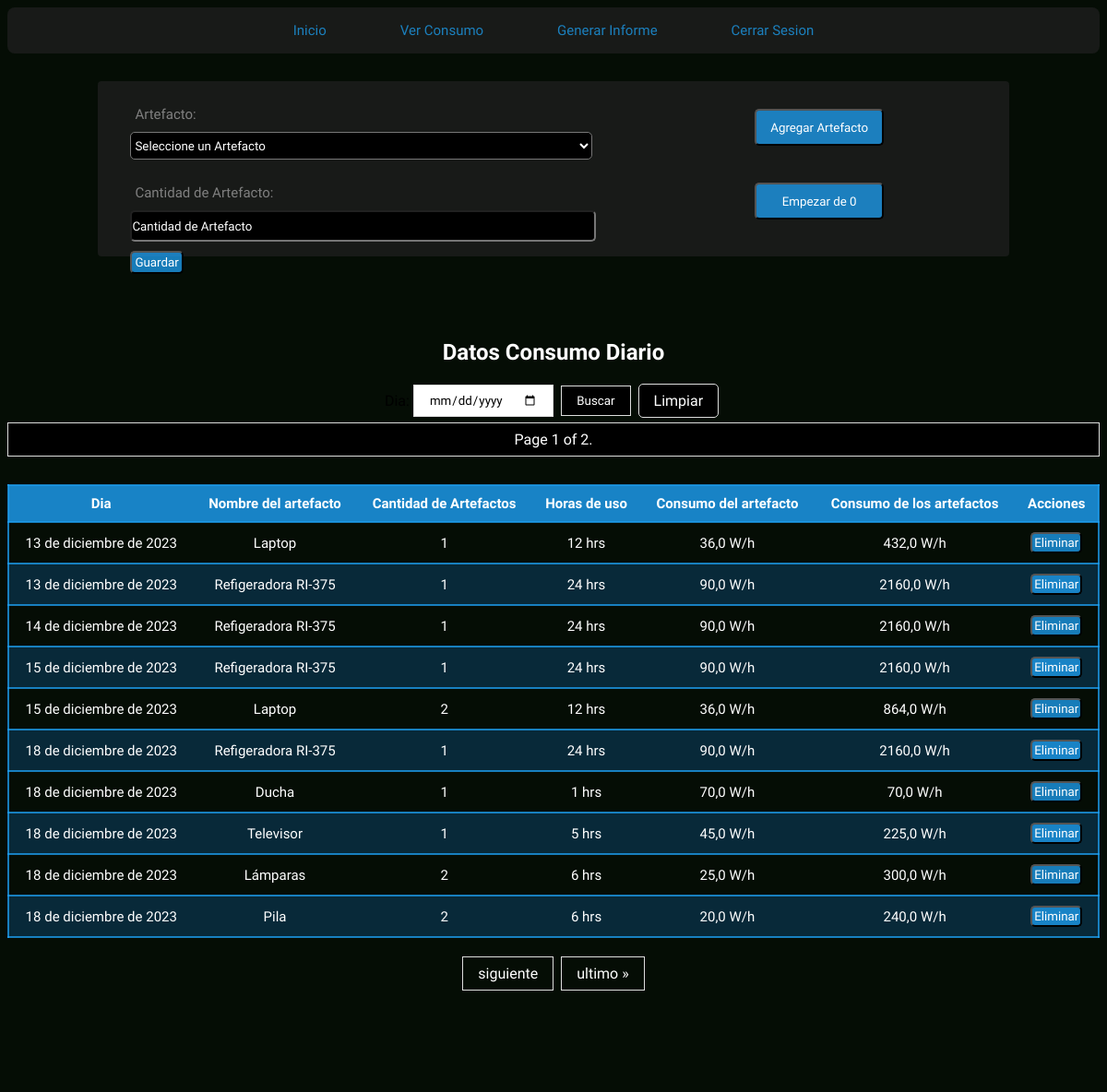
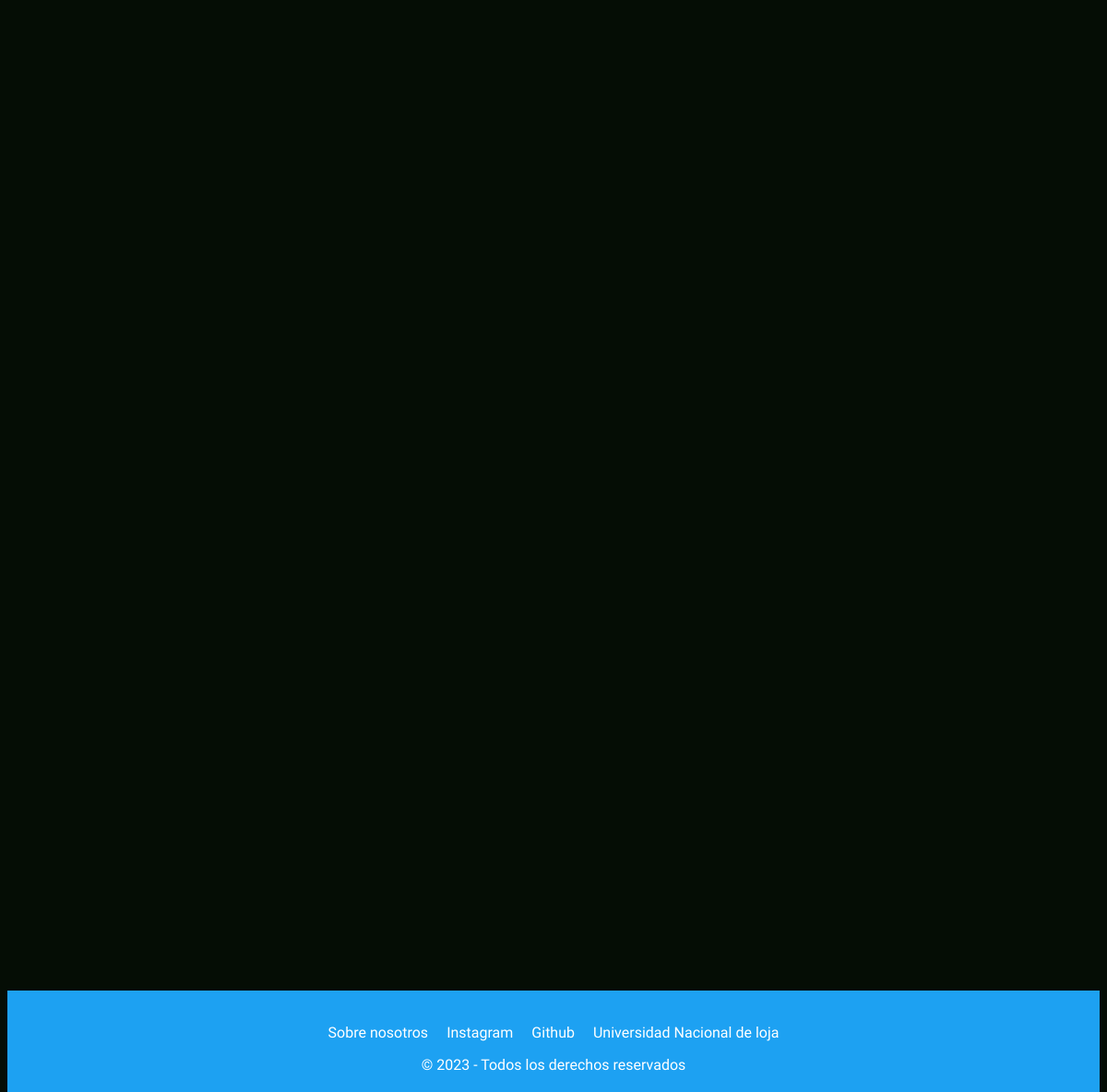
/paginaUsuario/inventario/ (signed in), run on the app's committed database (2 pictures, top to bottom).
### energy/models.py (models this page shows, shortened)
class Inventario(models.Model):
    user = models.ForeignKey(User, on_delete=models.CASCADE)
    artefacto = models.ForeignKey(Artefacto, on_delete=models.SET_NULL, null=True, related_name="artefacto_list")
    dia = models.DateField(default=datetime.now)
    cantidad_artefacto = models.PositiveIntegerField()
    consumo_artefacto = models.FloatField(default=0)

class Artefacto(models.Model):
    user = models.ForeignKey(User, on_delete=models.CASCADE)
    nombre_artefacto = models.CharField(max_length=20)
    consumo_wh = models.FloatField(default=0)
    horas_de_uso = models.PositiveIntegerField(default=0)
    def __str__(self):
        return f"{self.nombre_artefacto}"

### energy/views.py (the view, shortened to what this page needs)
# urls.py: path('paginaUsuario/inventario/', inventario, name="inventario"),
def inventario(request):
    if request.user.is_anonymous:
        return redirect('home')
    if request.user.is_authenticated:
        inventario_artefacto = Inventario.objects.filter(user=request.user)
        consumo_diario_del_mes = Informe.objects.filter(user=request.user)
        if request.method == 'GET':
            form = InventarioForm(user=request.user)
            inventario_artefacto = inventario_artefacto.order_by('dia')
            paginacion_inventario = Paginator(inventario_artefacto, 10)
            numero_pagina = request.GET.get('page')
            inventario_artefacto = paginacion_inventario.get_page(numero_pagina)
            return render(request, 'energy/home/inventario.html', {
                'form': form,
                'inventario_artefacto': inventario_artefacto,
                'consumo_diario': consumo_diario_del_mes,
                'eliminar_inventario': eliminar_inventario,
                'filtrar_inventario': FiltrarInventarioForm
            })
        return render(request, 'energy/home/inventario.html', {
            'eliminar': eliminar_artefacto_inventario,
            'ver_todo': Inventario.objects.filter(user=request.user),
        })

### energy/forms.py
class InventarioForm(forms.ModelForm):
    artefacto = forms.ModelChoiceField(
        widget=forms.Select(attrs={'placeholder': 'Artefacto'}),
        queryset=Artefacto.objects.all(),  # Inicialmente todos los artefacto, se actualizará en el __init__
        empty_label='Seleccione un Artefacto',
        required=True,
    )
    class Meta:
        model = Inventario
        fields = ('artefacto', 'cantidad_artefacto')
        widgets = {
            'cantidad_artefacto': forms.NumberInput(attrs={'placeholder': 'Cantidad de Artefacto'}),
        }
        labels = {
            'artefacto': 'Artefacto',
            'cantidad_artefacto': 'Cantidad de Artefacto',
        }
    def __init__(self, user, *args, **kwargs):
        super(InventarioForm, self).__init__(*args, **kwargs)
        self.fields['artefacto'].queryset = Artefacto.objects.filter(user=user)

### energy/templates/energy/home/inventario.html (shortened to what this page needs)
{% load static %}
<!DOCTYPE html>
<html lang="en">
<head>
    <link rel="stylesheet" href="{% static 'energy/css/inventario.css' %}">
</head>
<body>
    <nav class="menu">
        <a href="{% url 'paginaUsuario' %}">Inicio</a>
        <a href="{% url 'proyecciones' %}">Ver Consumo</a>
        <a href="{% url 'informe' %}">Generar Informe</a>
        <a href="{% url 'cerrarSesion' %}">Cerrar Sesion</a>
    </nav>
    <div class="contenedor">
        <div class="formulario">
            <div class="form_content">
                <form method="post" action="{% url 'inventario' %}">
                    {{ form.as_p }}
                    <button type="submit">Guardar</button>
                  </form>
            </div>
            <div class="form_buttons">
                <button type="submit" ><a href="{% url 'artefacto' %}">Agregar Artefacto</a></button>
                <button type="submit"><a href="{% url 'eliminarInventario' %}"> Empezar de 0</a></button>
            </div>
        </div>
    </div>
<section class="section">
    <h1>Datos Consumo Diario</h1>
<form method="post" class="filtrar_artefacto">
    {{ filtrar_inventario }}
    <button type="submit"> Buscar</button>
    <a type="button"  class="ver_todo" href="{% url 'inventario' %}">Limpiar</a>
</form>
 <span class="current">
            Page {{ inventario_artefacto.number }} of {{ inventario_artefacto.paginator.num_pages }}.
 </span>
<table>
  <tr>
      <th>Dia</th>
      <th>Nombre del artefacto</th>
      <th>Cantidad de Artefactos</th>
      <th>Horas de uso</th>
      <th>Consumo del artefacto</th>
      <th>Consumo de los artefactos</th>
      <th>Acciones</th>
  </tr>
  {% for inventario in inventario_artefacto %}
    <tr>
        <td>{{ inventario.dia }}</td>
        <td>{{ inventario.artefacto.nombre_artefacto }}</td>
        <td>{{ inventario.cantidad_artefacto }}</td>
        <td>{{ inventario.artefacto.horas_de_uso }} hrs</td>
        <td>{{ inventario.artefacto.consumo_wh }} W/h</td>
        <td>{{ inventario.consumo_artefacto }} W/h</td>
        <td>
        <form method="post" action="{% url 'eliminarArtefactoInventario' inventario.id %}">
          <button type="submit">Eliminar</button>
        </form>
        </td>
    </tr>
  {% endfor %}
</table>
<div class="pagination">
    <span class="step-links">
        {% if inventario_artefacto.has_next %}
            <a href="?page={{ inventario_artefacto.next_page_number }}">siguiente</a>
            <a href="?page={{ inventario_artefacto.paginator.num_pages }}">ultimo &raquo;</a>
        {% endif %}
    </span>
</div>
</section>
<footer>
    <nav class="navbarContactos">
        <ul class="contactos">
            <li><a href="{% url 'nosotros' %}">Sobre nosotros</a></li>
            <li><a href="https://www.instagram.com/foranix/">Instagram</a></li>
            <li><a href="https://github.com/SantiagoTamayo2002/energy_page#energy_page">Github</a></li>
            <li><a href="https://www.unl.edu.ec/">Universidad Nacional de loja</a></li>
        </ul>
    </nav>
    <p>&copy; 2023 - Todos los derechos reservados</p>
</footer>
</body>
</html>

### energy/static/energy/css/inventario.css (style rules this page uses)
* { padding: 0; margin-bottom: 0; font-family: 'livvic', sans-serif; }
body { background-color: #050d05; }
.menu { position: relative; width: 100%; height: 50px; background: #222222ab; border-radius:8px; display: flex; justify-content: center; align-items: center; z-index: 2; }
.menu a { position: relative; display: inline-block; font-size: 15px; font-weight: 500; color: #1da0f2c2; text-decoration: none; padding: 13px 35px; margin: 5px; z-index: 2; transition: color .5s; }
.menu a::after { content: ''; background: linear-gradient(10deg, #222222ab, #1da0f2c2); width: 100%; height: 100%; border-radius: 8px; position: absolute; top: 100%; left: 50%; transform: translate(-50%, -50%); z-index: -1; opacity: 0; transition: top .5s, opacity .5s; }
h1 { color: white; text-align: center; }
.contenedor { display: flex; justify-content: center; }
.formulario { display: flex; margin-top: 30px; margin-bottom: 20px; padding: 0 20px; width: 80%; border-radius: 4px; background-color: #222222ab; }
.form_content { padding: 10px; width: 60%; height: 170px; }
.form_content input { width: 90%; height: 30px; border-radius: 5px; margin-top: 10px; margin-left: 5px; background-color: black; color: white; }
.form_content input::placeholder { color: white; }
.form_content select { width: 90%; height: 30px; border-radius: 5px; margin: 10px 0; margin-left: 5px; background-color: black; color: white; cursor: pointer; }
.form_content label { color: grey;; font-size: 15px; margin-left: 10px; }
.form_content button { margin-top: 10px; margin-left: 5px; color: white; background-color: #1da0f2c2; padding: 3px; border-radius: 5px; cursor: pointer; }
.form_buttons { width: 40%; flex-direction: column; text-align: center; }
.form_buttons button { display: inline; width: 140px; height: 40px; margin: 10px 80px; margin-top: 30px; background-color: #1da0f2c2; border-radius: 5px; }
.form_buttons button a { text-decoration: none; color: #fff; width: 600px; }
.section { margin-top: 70px; }
table { font-family: 'Livvic', Courier, monospace; width: 100%; height: 50vh; font-size: 15px; text-align: left; color: white; border-collapse: collapse; margin-top: 30px; }
table button { background-color: #1da0f2c2; padding: 2px; border-radius: 5px; color: #fff; cursor: pointer; }
th { font-weight: bolder; text-align: left; background-color: #1da0f2c2; }
tr { border: 2px solid #1da0f2c2; text-align: center; padding: 8px; }
tbody tr:nth-child(odd) { background-color: #0a324ac2; }
th { text-align: center; align-content: center; padding: 10px; }
td { text-align: center; padding: 10px; }
.pagination { display: flex; justify-content: center; align-items: center; margin-top: 20px; }
.pagination a { color: #ffffff; float: left; padding: 8px 16px; text-decoration: none; transition: background-color .3s; border: 1px solid #ddd; }
.step-links { display: flex; align-items: center; justify-content: center; }
.step-links a { padding: 8px 16px; text-decoration: none; border: 1px solid #ddd; margin: 0 4px; }
.current { color: #ffffff; margin: 5px auto; padding: 8px 16px; text-decoration: none; border: 1px solid #ddd; background-color: #000; display: block; text-align: center; }
.filtrar_artefacto { display: flex; justify-content: center; align-items: center; margin-top: 20px; }
.filtrar_artefacto input { padding: 8px 16px; text-decoration: none; border: 1px solid #ddd; margin: 0 4px; }
.filtrar_artefacto button { padding: 8px 16px; text-decoration: none; border: 1px solid #ddd; margin: 0 4px; background-color: #000; color: #ffffff; cursor: pointer; }
.ver_todo { display: inline-block; padding: 8px 16px; text-decoration: none; border: 1px solid #ddd; margin: 0 4px; background-color: #000; color: #ffffff; cursor: pointer; border-radius: 5px; }
footer { background-color: #1DA1F2; color: white; padding: 20px; text-align: center; position: fixed; bottom: 0; width: 100%; box-sizing: border-box; }
.contactos { display: flex; justify-content: center; align-items: center; list-style: none; padding: 0; }
.contactos li { margin: 0 10px; }
.contactos a { color: white; text-decoration: none; transition: color .5s; }
@media screen and (min-width: 480px) { footer { position: relative; bottom: 0; margin-top: 100%; width: 100%; } }

### data on the page
Inventario: dia "13 de diciembre de 2023", artefacto.nombre_artefacto "Laptop", cantidad_artefacto "1", artefacto.horas_de_uso "12", artefacto.consumo_wh "36,0", consumo_artefacto "432,0"
Inventario: dia "13 de diciembre de 2023", artefacto.nombre_artefacto "Refigeradora RI-375", cantidad_artefacto "1", artefacto.horas_de_uso "24", artefacto.consumo_wh "90,0", consumo_artefacto "2160,0"
Inventario: dia "14 de diciembre de 2023", artefacto.nombre_artefacto "Refigeradora RI-375", cantidad_artefacto "1", artefacto.horas_de_uso "24", artefacto.consumo_wh "90,0", consumo_artefacto "2160,0"
Inventario: dia "15 de diciembre de 2023", artefacto.nombre_artefacto "Refigeradora RI-375", cantidad_artefacto "1", artefacto.horas_de_uso "24", artefacto.consumo_wh "90,0", consumo_artefacto "2160,0"
Inventario: dia "15 de diciembre de 2023", artefacto.nombre_artefacto "Laptop", cantidad_artefacto "2", artefacto.horas_de_uso "12", artefacto.consumo_wh "36,0", consumo_artefacto "864,0"
Inventario: dia "18 de diciembre de 2023", artefacto.nombre_artefacto "Refigeradora RI-375", cantidad_artefacto "1", artefacto.horas_de_uso "24", artefacto.consumo_wh "90,0", consumo_artefacto "2160,0"
Inventario: dia "18 de diciembre de 2023", artefacto.nombre_artefacto "Ducha", cantidad_artefacto "1", artefacto.horas_de_uso "1", artefacto.consumo_wh "70,0", consumo_artefacto "70,0"
Inventario: dia "18 de diciembre de 2023", artefacto.nombre_artefacto "Televisor", cantidad_artefacto "1", artefacto.horas_de_uso "5", artefacto.consumo_wh "45,0", consumo_artefacto "225,0"
Inventario: dia "18 de diciembre de 2023", artefacto.nombre_artefacto "Lámparas", cantidad_artefacto "2", artefacto.horas_de_uso "6", artefacto.consumo_wh "25,0", consumo_artefacto "300,0"
Inventario: dia "18 de diciembre de 2023", artefacto.nombre_artefacto "Pila", cantidad_artefacto "2", artefacto.horas_de_uso "6", artefacto.consumo_wh "20,0", consumo_artefacto "240,0"

### other printed values
{{ inventario_artefacto.number }} "1"
{{ inventario_artefacto.paginator.num_pages }} "2"
